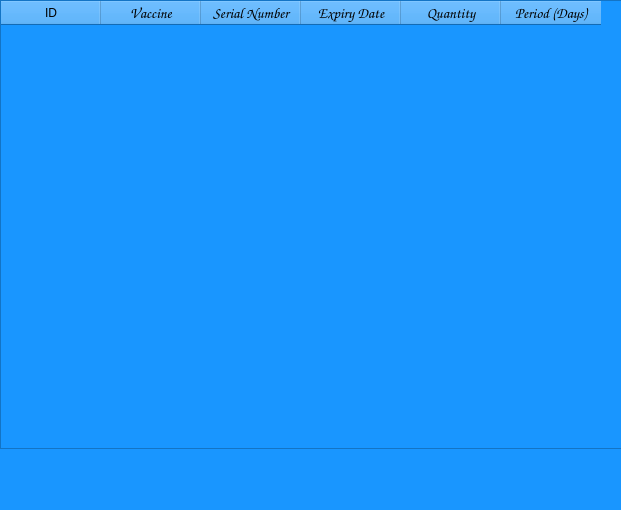
<?xml version="1.0" encoding="UTF-8"?>
<ui version="4.0">
 <class>winVaccines</class>
 <widget class="QDialog" name="winVaccines">
  <property name="geometry">
   <rect>
    <x>0</x>
    <y>0</y>
    <width>621</width>
    <height>510</height>
   </rect>
  </property>
  <property name="windowTitle">
   <string>Vaccines</string>
  </property>
  <property name="styleSheet">
   <string notr="true">background-color: rgb(25, 150, 255);
</string>
  </property>
  <widget class="QPushButton" name="btnVaccineDelete">
   <property name="geometry">
    <rect>
     <x>326</x>
     <y>452</y>
     <width>50</width>
     <height>50</height>
    </rect>
   </property>
   <property name="toolTip">
    <string>Delete this vaccination record</string>
   </property>
   <property name="statusTip">
    <string/>
   </property>
   <property name="text">
    <string/>
   </property>
   <property name="icon">
    <iconset theme="C:\Users\baris\Desktop\Projects\Vet\Icons\Delete.png">
     <normaloff>../Icons/Delete.png</normaloff>../Icons/Delete.png</iconset>
   </property>
   <property name="iconSize">
    <size>
     <width>40</width>
     <height>40</height>
    </size>
   </property>
   <property name="flat">
    <bool>true</bool>
   </property>
  </widget>
  <widget class="QPushButton" name="btnVaccineEdit">
   <property name="geometry">
    <rect>
     <x>270</x>
     <y>452</y>
     <width>50</width>
     <height>50</height>
    </rect>
   </property>
   <property name="toolTip">
    <string>Edit this vaccination record</string>
   </property>
   <property name="statusTip">
    <string/>
   </property>
   <property name="text">
    <string/>
   </property>
   <property name="icon">
    <iconset theme="C:\Users\baris\Desktop\Projects\Vet\Icons\Edit.png">
     <normaloff>../Icons/Edit.png</normaloff>../Icons/Edit.png</iconset>
   </property>
   <property name="iconSize">
    <size>
     <width>40</width>
     <height>40</height>
    </size>
   </property>
   <property name="flat">
    <bool>true</bool>
   </property>
  </widget>
  <widget class="QTableWidget" name="tbwVaccines">
   <property name="geometry">
    <rect>
     <x>0</x>
     <y>0</y>
     <width>623</width>
     <height>449</height>
    </rect>
   </property>
   <property name="font">
    <font>
     <family>Calibri</family>
     <pointsize>12</pointsize>
    </font>
   </property>
   <property name="styleSheet">
    <string notr="true">background-color: rgb(25, 150, 255);
color: rgb(52, 17, 200);</string>
   </property>
   <property name="editTriggers">
    <set>QAbstractItemView::NoEditTriggers</set>
   </property>
   <property name="selectionMode">
    <enum>QAbstractItemView::SingleSelection</enum>
   </property>
   <property name="selectionBehavior">
    <enum>QAbstractItemView::SelectRows</enum>
   </property>
   <column>
    <property name="text">
     <string>ID</string>
    </property>
    <property name="background">
     <color>
      <red>2</red>
      <green>222</green>
      <blue>222</blue>
     </color>
    </property>
    <property name="foreground">
     <brush brushstyle="SolidPattern">
      <color alpha="255">
       <red>0</red>
       <green>0</green>
       <blue>0</blue>
      </color>
     </brush>
    </property>
   </column>
   <column>
    <property name="text">
     <string>Vaccine</string>
    </property>
    <property name="font">
     <font>
      <family>Comic Sans MS</family>
      <pointsize>11</pointsize>
      <weight>75</weight>
      <bold>true</bold>
     </font>
    </property>
    <property name="textAlignment">
     <set>AlignCenter</set>
    </property>
    <property name="background">
     <color>
      <red>2</red>
      <green>222</green>
      <blue>222</blue>
     </color>
    </property>
    <property name="foreground">
     <brush brushstyle="SolidPattern">
      <color alpha="255">
       <red>0</red>
       <green>0</green>
       <blue>0</blue>
      </color>
     </brush>
    </property>
   </column>
   <column>
    <property name="text">
     <string>Serial Number</string>
    </property>
    <property name="font">
     <font>
      <family>Comic Sans MS</family>
      <pointsize>11</pointsize>
      <weight>75</weight>
      <bold>true</bold>
     </font>
    </property>
    <property name="textAlignment">
     <set>AlignCenter</set>
    </property>
    <property name="background">
     <color>
      <red>2</red>
      <green>222</green>
      <blue>222</blue>
     </color>
    </property>
    <property name="foreground">
     <brush brushstyle="SolidPattern">
      <color alpha="255">
       <red>0</red>
       <green>0</green>
       <blue>0</blue>
      </color>
     </brush>
    </property>
   </column>
   <column>
    <property name="text">
     <string>Expiry Date</string>
    </property>
    <property name="font">
     <font>
      <family>Comic Sans MS</family>
      <pointsize>11</pointsize>
      <weight>75</weight>
      <bold>true</bold>
     </font>
    </property>
    <property name="textAlignment">
     <set>AlignCenter</set>
    </property>
    <property name="background">
     <color>
      <red>2</red>
      <green>222</green>
      <blue>222</blue>
     </color>
    </property>
    <property name="foreground">
     <brush brushstyle="SolidPattern">
      <color alpha="255">
       <red>0</red>
       <green>0</green>
       <blue>0</blue>
      </color>
     </brush>
    </property>
   </column>
   <column>
    <property name="text">
     <string>Quantity</string>
    </property>
    <property name="font">
     <font>
      <family>Comic Sans MS</family>
      <pointsize>11</pointsize>
      <weight>75</weight>
      <bold>true</bold>
     </font>
    </property>
    <property name="textAlignment">
     <set>AlignCenter</set>
    </property>
    <property name="background">
     <color>
      <red>2</red>
      <green>222</green>
      <blue>222</blue>
     </color>
    </property>
    <property name="foreground">
     <brush brushstyle="SolidPattern">
      <color alpha="255">
       <red>0</red>
       <green>0</green>
       <blue>0</blue>
      </color>
     </brush>
    </property>
   </column>
   <column>
    <property name="text">
     <string>Period (Days)</string>
    </property>
    <property name="font">
     <font>
      <family>Comic Sans MS</family>
      <pointsize>11</pointsize>
      <weight>75</weight>
      <bold>true</bold>
     </font>
    </property>
    <property name="textAlignment">
     <set>AlignCenter</set>
    </property>
    <property name="background">
     <color>
      <red>2</red>
      <green>222</green>
      <blue>222</blue>
     </color>
    </property>
    <property name="foreground">
     <brush brushstyle="SolidPattern">
      <color alpha="255">
       <red>0</red>
       <green>0</green>
       <blue>0</blue>
      </color>
     </brush>
    </property>
   </column>
  </widget>
  <widget class="QPushButton" name="btnVaccineAdd">
   <property name="geometry">
    <rect>
     <x>218</x>
     <y>452</y>
     <width>50</width>
     <height>50</height>
    </rect>
   </property>
   <property name="toolTip">
    <string> Add a new
vaccination
 to this pet</string>
   </property>
   <property name="statusTip">
    <string/>
   </property>
   <property name="text">
    <string/>
   </property>
   <property name="icon">
    <iconset theme="C:/Users/baris/Desktop/Projects/Vet/Icons/add_vaccine.png">
     <normaloff>../Icons/add_vaccine.png</normaloff>../Icons/add_vaccine.png</iconset>
   </property>
   <property name="iconSize">
    <size>
     <width>40</width>
     <height>40</height>
    </size>
   </property>
   <property name="flat">
    <bool>true</bool>
   </property>
  </widget>
 </widget>
 <resources/>
 <connections/>
</ui>
